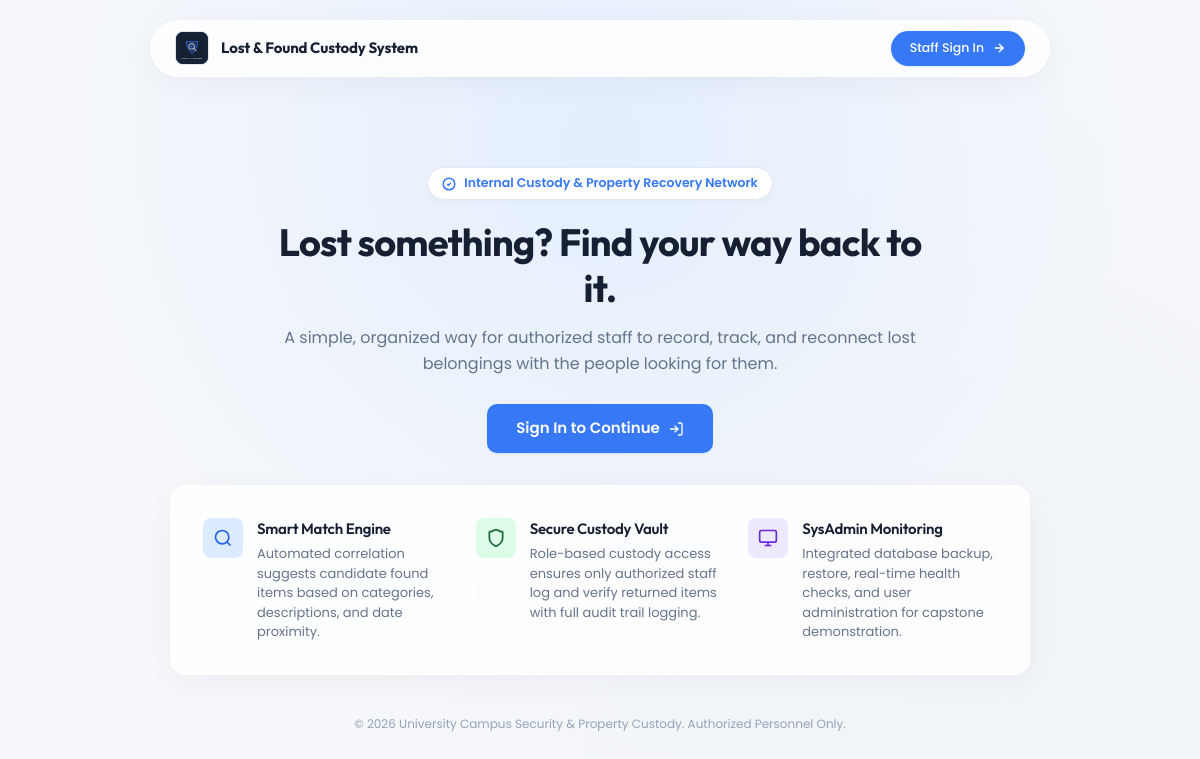
The page / on the database its author committed.
### tables this page shows
CREATE TABLE `system_settings` (
  `id` int(11) NOT NULL AUTO_INCREMENT,
  `setting_key` varchar(50) NOT NULL,
  `setting_value` text NOT NULL,
  `setting_group` varchar(50) NOT NULL DEFAULT 'general',
  `description` varchar(255) DEFAULT NULL,
  `updated_at` timestamp NOT NULL DEFAULT CURRENT_TIMESTAMP ON UPDATE CURRENT_TIMESTAMP,
  PRIMARY KEY (`id`),
  UNIQUE KEY `uk_setting_key` (`setting_key`)
);

### includes/functions.php (called while the page is built, shortened)
<?php
function e($value): string {
    return htmlspecialchars((string)($value ?? ''), ENT_QUOTES, 'UTF-8');
}
function get_system_setting(string $key, string $default = ''): string {
    try {
        $db = get_db_connection();
        $stmt = $db->prepare("SELECT setting_value FROM system_settings WHERE setting_key = :k LIMIT 1");
        $stmt->execute(['k' => $key]);
        $val = $stmt->fetchColumn();
        if ($val !== false) {
            return (string)$val;
        }
    } catch (Exception $e) {
        error_log('Failed to fetch setting ' . $key . ': ' . $e->getMessage());
    }
    return $default;
}
function get_logo_url(): string {
    if (file_exists(APP_ROOT . '/picture/logo.svg')) {
        return BASE_URL . '/picture/logo.svg';
    }
    return BASE_URL . '/assets/images/logo-fallback.svg';
}

### index.php (the view, shortened to what this page needs)
<?php
require_once APP_ROOT . '/includes/functions.php';
$sysName = get_system_setting('system_name', 'Lost & Found Management System');
$orgName = get_system_setting('organization_name', 'Campus Security & Property Custody');
$logoUrl = get_logo_url();
?>
<!DOCTYPE html>
<html lang="en">
<head>
    <link rel="stylesheet" href="<?= BASE_URL ?>/assets/css/style.css">
    <link rel="stylesheet" href="<?= BASE_URL ?>/assets/css/auth.css">
</head>
<body class="auth-body">
    <header class="glass-panel" style="position: fixed; top: 20px; left: 50%; transform: translateX(-50%); width: calc(100% - 40px); max-width: 900px; border-radius: 9999px; padding: 10px 24px; display: flex; align-items: center; justify-content: space-between; z-index: 50;">
        <div style="display: flex; align-items: center; gap: 12px;">
            <div style="width: 34px; height: 34px; border-radius: 8px; overflow: hidden; background: #172033; display: flex; align-items: center; justify-content: center; border: 1px solid var(--border-color);">
                <img src="<?= e($logoUrl) ?>" alt="Logo" style="width: 100%; height: 100%; object-fit: contain; border-radius: 0;">
            </div>
            <span style="font-family: 'Outfit', sans-serif; font-size: 15px; font-weight: 700; color: #172033; letter-spacing: -0.01em;">
                <?= e($sysName) ?>
            </span>
        </div>
        <a href="<?= BASE_URL ?>/login.php" class="btn btn-primary btn-sm" style="border-radius: 9999px; padding: 7px 18px;">
            <span>Staff Sign In</span>
            <svg width="14" height="14" viewBox="0 0 24 24" fill="none" stroke="currentColor" stroke-width="2.5"><path d="M5 12h14M12 5l7 7-7 7"/></svg>
        </a>
    </header>
    <main class="landing-hero" style="margin-top: 100px;">
        <div class="landing-badge">
            <svg width="14" height="14" viewBox="0 0 24 24" fill="none" stroke="currentColor" stroke-width="2.5"><circle cx="12" cy="12" r="10"/><path d="m9 12 2 2 4-4"/></svg>
            <span>Internal Custody &amp; Property Recovery Network</span>
        </div>
        <h1>Lost something? Find your way back to it.</h1>
        <p>A simple, organized way for authorized staff to record, track, and reconnect lost belongings with the people looking for them.</p>
        <div style="margin-top: 28px; display: flex; justify-content: center; gap: 14px; flex-wrap: wrap;">
            <a href="<?= BASE_URL ?>/login.php" class="btn btn-primary" style="padding: 12px 28px; font-size: 15px; font-weight: 600;">
                <span>Sign In to Continue</span>
                <svg width="16" height="16" viewBox="0 0 24 24" fill="none" stroke="currentColor" stroke-width="2"><path d="M15 3h4a2 2 0 0 1 2 2v14a2 2 0 0 1-2 2h-4M10 17l5-5-5-5M15 12H3"/></svg>
            </a>
        </div>
    </main>
    <section class="glass-panel" style="max-width: 860px; width: 100%; border-radius: 16px; padding: 32px; margin-bottom: 40px;">
        <div style="display: grid; grid-template-columns: repeat(auto-fit, minmax(240px, 1fr)); gap: 24px;">
            <div style="display: flex; gap: 14px;">
                <div style="width: 40px; height: 40px; border-radius: 8px; background: #DCEBFF; color: #2563EB; display: flex; align-items: center; justify-content: center; flex-shrink: 0;">
                    <svg width="20" height="20" viewBox="0 0 24 24" fill="none" stroke="currentColor" stroke-width="2"><circle cx="11" cy="11" r="8"/><line x1="21" y1="21" x2="16.65" y2="16.65"/></svg>
                </div>
                <div>
                    <h3 style="font-size: 15px; margin-bottom: 4px;">Smart Match Engine</h3>
                    <p style="font-size: 13px; color: #64748B;">Automated correlation suggests candidate found items based on categories, descriptions, and date proximity.</p>
                </div>
            </div>
            <div style="display: flex; gap: 14px;">
                <div style="width: 40px; height: 40px; border-radius: 8px; background: #DCFCE7; color: #166534; display: flex; align-items: center; justify-content: center; flex-shrink: 0;">
                    <svg width="20" height="20" viewBox="0 0 24 24" fill="none" stroke="currentColor" stroke-width="2"><path d="M12 22s8-4 8-10V5l-8-3-8 3v7c0 6 8 10 8 10z"/></svg>
                </div>
                <div>
                    <h3 style="font-size: 15px; margin-bottom: 4px;">Secure Custody Vault</h3>
                    <p style="font-size: 13px; color: #64748B;">Role-based custody access ensures only authorized staff log and verify returned items with full audit trail logging.</p>
                </div>
            </div>
            <div style="display: flex; gap: 14px;">
                <div style="width: 40px; height: 40px; border-radius: 8px; background: #EDE9FE; color: #6D28D9; display: flex; align-items: center; justify-content: center; flex-shrink: 0;">
                    <svg width="20" height="20" viewBox="0 0 24 24" fill="none" stroke="currentColor" stroke-width="2"><rect x="2" y="3" width="20" height="14" rx="2" ry="2"/><line x1="8" y1="21" x2="16" y2="21"/><line x1="12" y1="17" x2="12" y2="21"/></svg>
                </div>
                <div>
                    <h3 style="font-size: 15px; margin-bottom: 4px;">SysAdmin Monitoring</h3>
                    <p style="font-size: 13px; color: #64748B;">Integrated database backup, restore, real-time health checks, and user administration for capstone demonstration.</p>
                </div>
            </div>
        </div>
    </section>
    <footer style="text-align: center; font-size: 12px; color: #94A3B8;">
        &copy; <?= date('Y') ?> <?= e($orgName) ?>. Authorized Personnel Only.
    </footer>
</body>
</html>

### assets/css/style.css (style rules this page uses)
:root { --bg-main: #F5F7FA; --surface-primary: #FFFFFF; --surface-secondary: #F0F3F7; --text-primary: #172033; --text-secondary: #64748B; --text-muted: #94A3B8; --accent-main: #3678F6; --accent-hover: #2563EB; --accent-soft: #DCEBFF; --border-color: #E2E8F0; --border-light: #F1F5F9; --success: #16856B; --success-bg: #DCFCE7; --warning: #B7791F; --warning-bg: #FEF3C7; --error: #C2414B; --error-bg: #FEE2E2; --radius-sm: 6px; --radius-md: 10px; --radius-lg: 14px; --radius-xl: 20px; --shadow-subtle: 0 1px 3px rgba(15, 23, 42, 0.04), 0 1px 2px rgba(15, 23, 42, 0.02); --shadow-card: 0 4px 12px rgba(15, 23, 42, 0.03), 0 1px 3px rgba(15, 23, 42, 0.04); --shadow-dropdown: 0 12px 30px rgba(15, 23, 42, 0.08), 0 4px 6px rgba(15, 23, 42, 0.04); --transition-fast: 0.15s ease; --transition-base: 0.2s cubic-bezier(0.16, 1, 0.3, 1); --sidebar-width: 260px; --topbar-height: 68px; }
*, *::before, *::after { box-sizing: border-box; margin: 0; padding: 0; }
body { font-family: 'Poppins', -apple-system, BlinkMacSystemFont, "Segoe UI", Roboto, sans-serif; background-color: var(--bg-main); color: var(--text-primary); font-size: 14px; line-height: 1.5; -webkit-font-smoothing: antialiased; min-height: 100vh; }
h1, h2, h3, h4, .brand-display { font-family: 'Outfit', 'Poppins', sans-serif; color: var(--text-primary); font-weight: 600; letter-spacing: -0.015em; }
a { color: var(--accent-main); text-decoration: none; transition: color var(--transition-fast); }
.glass-panel { background: rgba(255, 255, 255, 0.82); -webkit-backdrop-filter: blur(20px); backdrop-filter: blur(20px); border: 1px solid rgba(255, 255, 255, 0.85); box-shadow: 0 8px 32px rgba(15, 23, 42, 0.04); }
.btn { display: inline-flex; align-items: center; justify-content: center; gap: 8px; font-family: inherit; font-size: 13.5px; font-weight: 500; padding: 8px 16px; border-radius: var(--radius-md); border: 1px solid transparent; cursor: pointer; transition: all var(--transition-fast); text-decoration: none; white-space: nowrap; }
.btn-primary { background-color: var(--accent-main); color: #FFFFFF; box-shadow: 0 1px 2px rgba(54, 120, 246, 0.16); }
.btn-sm { padding: 6px 12px; font-size: 12.5px; border-radius: var(--radius-sm); }

### assets/css/auth.css (style rules this page uses)
.auth-body { min-height: 100vh; display: flex; flex-direction: column; justify-content: center; align-items: center; background-color: #F5F7FA; background-image: radial-gradient(circle at 50% 18%, rgba(220, 235, 255, 0.7) 0%, transparent 60%), radial-gradient(circle at 80% 80%, rgba(240, 243, 247, 0.8) 0%, transparent 50%); padding: 24px; position: relative; overflow-x: hidden; }
.landing-hero { max-width: 680px; text-align: center; margin-bottom: 32px; }
.landing-badge { display: inline-flex; align-items: center; gap: 8px; background: #FFFFFF; border: 1px solid #E2E8F0; padding: 6px 14px; border-radius: 9999px; font-size: 12.5px; font-weight: 600; color: #3678F6; margin-bottom: 20px; box-shadow: 0 2px 6px rgba(15, 23, 42, 0.03); }
.landing-hero h1 { font-size: 38px; font-weight: 700; line-height: 1.2; color: #172033; margin-bottom: 14px; letter-spacing: -0.02em; }
.landing-hero p { font-size: 16px; color: #64748B; line-height: 1.6; }

### rows shown on the page
system_settings: setting_value "Lost & Found Custody System"
system_settings: setting_value "University Campus Security & Property Custody"
